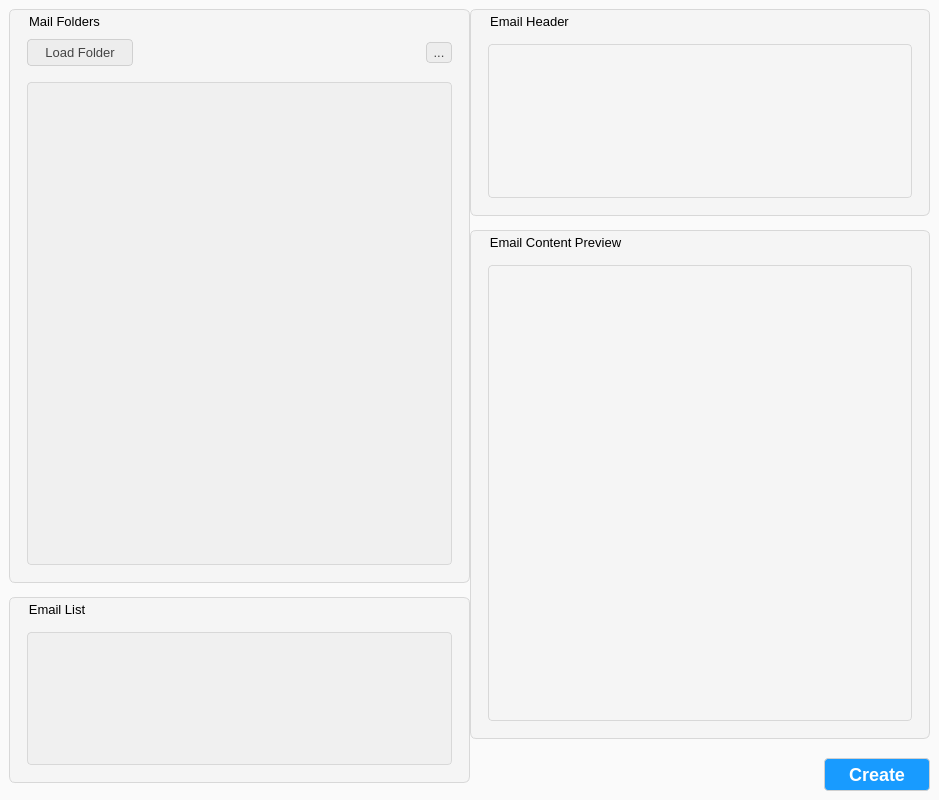
<?xml version="1.0" encoding="UTF-8"?>
<ui version="4.0">
 <class>MainWindow</class>
 <widget class="QMainWindow" name="MainWindow">
  <property name="geometry">
   <rect>
    <x>0</x>
    <y>0</y>
    <width>939</width>
    <height>800</height>
   </rect>
  </property>
  <property name="windowTitle">
   <string>Email Viewer (.MSG)</string>
  </property>
  <property name="styleSheet">
   <string notr="true">/* Main window style */
QMainWindow {
    background-color: #FAFAFA;
    color: #000;
}

/* General widget styles */
QWidget {
    font-family: 'Meiryo UI', sans-serif;
    font-size: 10pt;
    selection-background-color: #6A9EDB;
    selection-color: white;
}

/* Group boxes */
QGroupBox {
    border: 1px solid #D8D8D8;
    border-radius: 6px;
	margin-bottom:8px;
    padding-top: 15px;
    padding-bottom: 8px;
    padding-left: 8px;
    padding-right: 8px;
    background-color: #F5F5F5;
}

QGroupBox::title {
    subcontrol-origin: margin;
    left: 12px;
    padding: 2px 6px;
    margin-top: 3px;
    margin-left: 0px;
    background-color: transparent;
    color: #000;
    font-weight: 600;
}

/* Buttons */
QPushButton {
    background-color: #EDEDED;
    border: 1px solid #D0D0D0;
    border-radius: 4px;
    padding: 5px 12px;
	margin-top: 5px;
    min-width: 80px;
    color: #444444;
}

QPushButton:hover {
    background-color: #E5E5E5;
    border-color: #C0C0C0;
}

QPushButton:pressed {
    background-color: #D8D8D8;
    border-color: #B0B0B0;
}

QPushButton:disabled {
    background-color: #F0F0F0;
    color: #A0A0A0;
}

/* List widgets */
QListWidget {
    background-color: #F0F0F0;
    border: 1px solid #D8D8D8;
    border-radius: 4px;
    padding: 2px;
	margin-top: 10px;
    outline: 0;
}

QListWidget::item {
    padding: 6px 8px;
    border-radius: 4px;
}

QListWidget::item:hover {
    background-color: #E8E8E8;
}

QListWidget::item:selected {
    background-color: #6A9EDB;
    color: white;
}

/* Text browsers and editors */
QTextBrowser, QTextEdit {
    background-color: #F5F5F5;
    border: 1px solid #D8D8D8;
    border-radius: 4px;
    padding: 4px;
	margin-top:10px;
    selection-background-color: #6A9EDB;
    selection-color: white;
    font-family: 'Meiryo UI', Arial, sans-serif;
    font-size: 11pt;
}

/* Scroll bars */
QScrollBar:vertical {
    border: none;
    background: #F0F0F0;
    width: 10px;
    margin: 0px;
}

QScrollBar::handle:vertical {
    background: #C8C8C8;
    min-height: 20px;
    border-radius: 4px;
}

QScrollBar::add-line:vertical, QScrollBar::sub-line:vertical {
    height: 0px;
}

QScrollBar::add-page:vertical, QScrollBar::sub-page:vertical {
    background: none;
}

QScrollBar:horizontal {
    border: none;
    background: #F0F0F0;
    height: 10px;
    margin: 0px;
}

QScrollBar::handle:horizontal {
    background: #C8C8C8;
    min-width: 20px;
    border-radius: 4px;
}

QScrollBar::add-line:horizontal, QScrollBar::sub-line:horizontal {
    width: 0px;
}

QScrollBar::add-page:horizontal, QScrollBar::sub-page:horizontal {
    background: none;
}

/* Splitter */
QSplitter::handle {
    background-color: #E0E0E0;
    width: 4px;
}

QSplitter::handle:hover {
    background-color: #D0D0D0;
}

/* Tooltips */
QToolTip {
    background-color: #4A4A4A;
    color: #F0F0F0;
    border: 1px solid #5A5A5A;
    border-radius: 4px;
    padding: 4px 8px;
}

/* Header text specific style */
#headerText {
    padding: 8px;
}

/* Content browser specific style */
#contentBrowser {
    padding: 8px;
}

/* Mail list specific style */
#mailList {
    background-color: #F0F0F0;
}

#create_button {
    background-color: rgb(24, 155, 255);
	color:rgb(255, 255, 255);
	font-size:18px;
	font-weight:bold;
	min-height:20px;
}

#create_button::hover {
    background-color: rgb(17, 112, 180);
}

#create_button::pressed {
    background-color: rgb(21, 141, 226);
}

#change_link{
	min-width:20px;
	padding: 2px 2px;
}</string>
  </property>
  <widget class="QWidget" name="centralwidget">
   <layout class="QHBoxLayout" name="horizontalLayout">
    <item>
     <widget class="QSplitter" name="splitter">
      <property name="orientation">
       <enum>Qt::Horizontal</enum>
      </property>
      <widget class="QWidget" name="leftPanel" native="true">
       <layout class="QVBoxLayout" name="verticalLayout_2" stretch="3,1">
        <item>
         <widget class="QGroupBox" name="folderGroup">
          <property name="title">
           <string>Mail Folders</string>
          </property>
          <layout class="QVBoxLayout" name="verticalLayout_3" stretch="1,11">
           <item>
            <layout class="QHBoxLayout" name="horizontalLayout_2" stretch="4,12,1">
             <item>
              <widget class="QPushButton" name="btnLoadFolder">
               <property name="text">
                <string>Load Folder</string>
               </property>
               <property name="icon">
                <iconset>
                 <normaloff>:/icons/folder</normaloff>:/icons/folder</iconset>
               </property>
              </widget>
             </item>
             <item>
              <spacer name="horizontalSpacer_2">
               <property name="orientation">
                <enum>Qt::Horizontal</enum>
               </property>
               <property name="sizeHint" stdset="0">
                <size>
                 <width>40</width>
                 <height>20</height>
                </size>
               </property>
              </spacer>
             </item>
             <item>
              <widget class="QPushButton" name="change_link">
               <property name="text">
                <string>...</string>
               </property>
              </widget>
             </item>
            </layout>
           </item>
           <item>
            <widget class="QListWidget" name="folderList">
             <property name="selectionMode">
              <enum>QAbstractItemView::SingleSelection</enum>
             </property>
            </widget>
           </item>
          </layout>
         </widget>
        </item>
        <item>
         <widget class="QGroupBox" name="mailListGroup">
          <property name="title">
           <string>Email List</string>
          </property>
          <layout class="QVBoxLayout" name="verticalLayout_4">
           <item>
            <widget class="QListWidget" name="mailList">
             <property name="selectionMode">
              <enum>QAbstractItemView::SingleSelection</enum>
             </property>
            </widget>
           </item>
          </layout>
         </widget>
        </item>
       </layout>
      </widget>
      <widget class="QWidget" name="rightPanel" native="true">
       <layout class="QVBoxLayout" name="verticalLayout" stretch="5,12,1">
        <item>
         <widget class="QGroupBox" name="headerGroup">
          <property name="title">
           <string>Email Header</string>
          </property>
          <layout class="QVBoxLayout" name="verticalLayout_5">
           <item>
            <widget class="QTextEdit" name="headerText">
             <property name="readOnly">
              <bool>true</bool>
             </property>
             <property name="html">
              <string>&lt;!DOCTYPE HTML PUBLIC &quot;-//W3C//DTD HTML 4.0//EN&quot; &quot;http://www.w3.org/TR/REC-html40/strict.dtd&quot;&gt;
&lt;html&gt;&lt;head&gt;&lt;meta name=&quot;qrichtext&quot; content=&quot;1&quot; /&gt;&lt;style type=&quot;text/css&quot;&gt;
p, li { white-space: pre-wrap; }
&lt;/style&gt;&lt;/head&gt;&lt;body style=&quot; font-family:'Meiryo UI','Arial','sans-serif'; font-size:11pt; font-weight:400; font-style:normal;&quot;&gt;
&lt;p style=&quot;-qt-paragraph-type:empty; margin-top:0px; margin-bottom:0px; margin-left:0px; margin-right:0px; -qt-block-indent:0; text-indent:0px; font-family:'Segoe UI'; font-size:9pt;&quot;&gt;&lt;br /&gt;&lt;/p&gt;&lt;/body&gt;&lt;/html&gt;</string>
             </property>
            </widget>
           </item>
          </layout>
         </widget>
        </item>
        <item>
         <widget class="QGroupBox" name="contentGroup">
          <property name="title">
           <string>Email Content Preview</string>
          </property>
          <layout class="QVBoxLayout" name="verticalLayout_6">
           <item>
            <widget class="QTextBrowser" name="contentBrowser">
             <property name="openExternalLinks">
              <bool>true</bool>
             </property>
             <property name="openLinks">
              <bool>true</bool>
             </property>
            </widget>
           </item>
          </layout>
         </widget>
        </item>
        <item>
         <layout class="QHBoxLayout" name="horizontalLayout_3" stretch="8,1">
          <item>
           <spacer name="horizontalSpacer">
            <property name="orientation">
             <enum>Qt::Horizontal</enum>
            </property>
            <property name="sizeHint" stdset="0">
             <size>
              <width>40</width>
              <height>20</height>
             </size>
            </property>
           </spacer>
          </item>
          <item>
           <widget class="QPushButton" name="create_button">
            <property name="text">
             <string>Create</string>
            </property>
           </widget>
          </item>
         </layout>
        </item>
       </layout>
      </widget>
     </widget>
    </item>
   </layout>
  </widget>
 </widget>
 <resources/>
 <connections/>
</ui>
